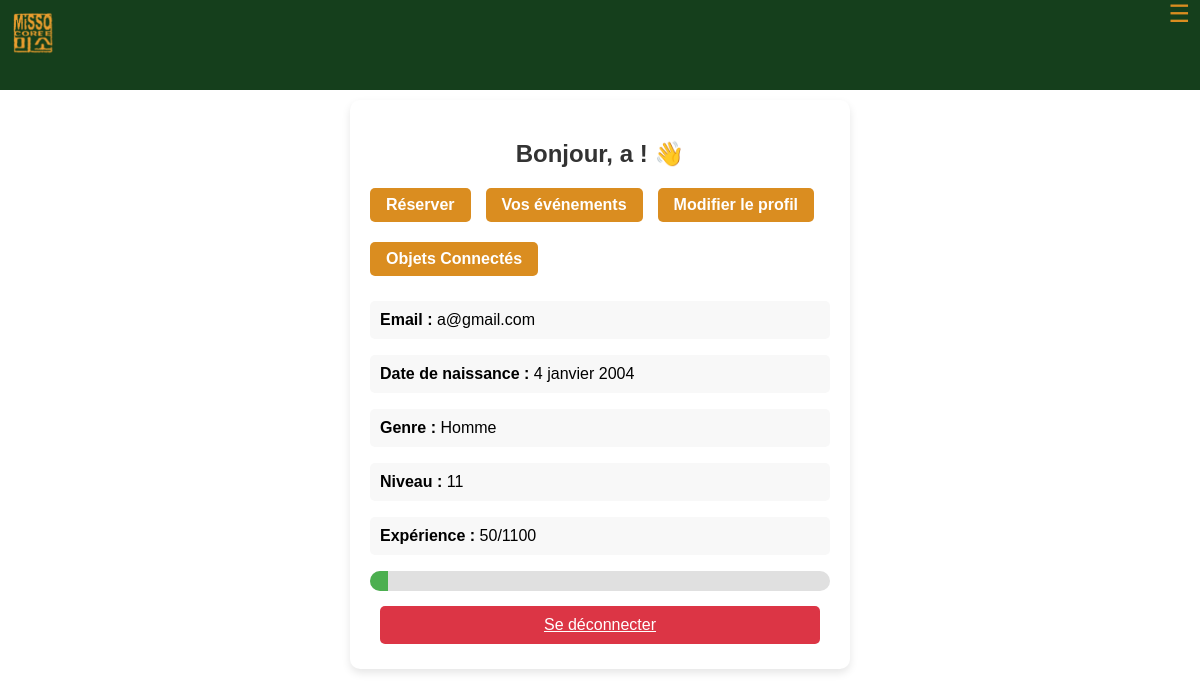
/user/profil/ (signed in), run on an earlier commit of the app's database.
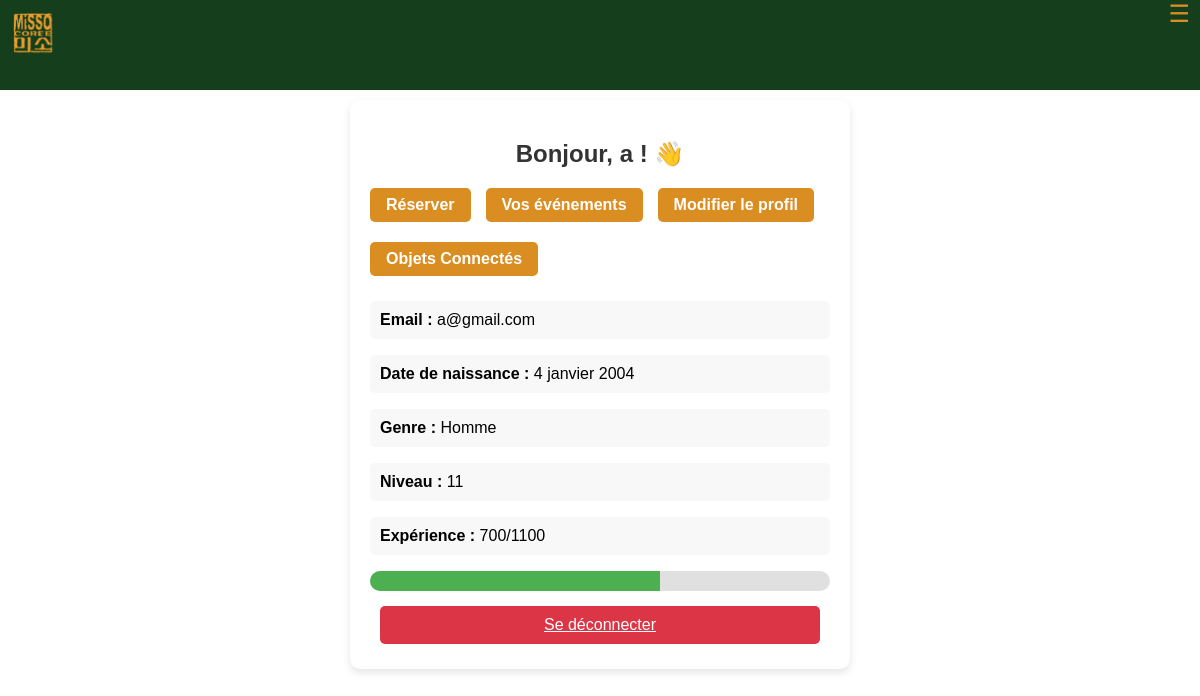
And on a later commit of the database.
### utilisateurs/models.py (models this page shows, shortened)
class Utilisateur(AbstractUser):
    email = models.EmailField(unique=True)  # Empêche les doublons
    date_de_naissance = models.DateField(null=True, blank=True)
    GENRE_CHOIX = [
        ('H', 'Homme'),
        ('F', 'Femme'),
        ('A', 'Autre'),
    ]
    genre = models.CharField(max_length=1, choices=GENRE_CHOIX, null=True, blank=True)
    niveau = models.PositiveIntegerField(default=1)  # Niveau de l'utilisateur
    experience = models.PositiveIntegerField(default=0)  # Points d'expérience de l'utilisateur

### utilisateurs/views.py (the view)
# urls.py: path('profil/', profil, name='profil'),
@login_required
def profil(request):
    user = request.user
    experience_necessaire = user.niveau * 100  # Calcul de l'expérience nécessaire
    progression = int((user.experience / experience_necessaire) * 100)  # Calcul en pourcentage
    return render(request, "utilisateurs/profil.html", {
        "user": user,
        "experience_necessaire": experience_necessaire,
        "progression": progression,
    })

### utilisateurs/templates/utilisateurs/profil.html (shortened to what this page needs)
<!DOCTYPE html>
<html lang="fr">
<head>
    {% load static %}
    <link rel="stylesheet" href="{% static 'utilisateurs/style.css' %}">
    <link rel="stylesheet" href="{% static 'utilisateurs/navigation.css' %}">
</head>
 <header>
    <nav>
        <div class="logo">
            <a href="{% url 'page_view' 'accueil' %}#accueil">
              <img class="mini_logo" src="{% static 'restaurant/img/logo_jaune.png' %}" alt="MiSSO"/>
            </a>
        </div>
            <span onclick="show()"  class="nav-menu-icon" id="nav-menu-icon">☰ </span>
    </nav>
</header>
<body>
    <div class="container">
        <h2>Bonjour, {{ user.username }} ! 👋</h2>
        <div class="button-group">
            <a href="{% url 'reservation' %}" class="btns">Réserver</a>
            <a href="{% url 'vos_evenements' %}" class="btns">Vos événements</a>
            <a href="{% url 'modifier_profil' %}" class="btns">Modifier le profil</a>
            <a href="{% url 'liste_objets' %}" class="btns">Objets Connectés</a>
        </div>
        <div class="profile-info">
            <p><strong>Email :</strong> {{ user.email }}</p>
            <p><strong>Date de naissance :</strong> {{ user.date_de_naissance }}</p>
            <p><strong>Genre :</strong> {{ user.get_genre_display }}</p>
            <p><strong>Niveau :</strong> {{ user.niveau }}</p>
            <p><strong>Expérience :</strong> {{ user.experience }}/{{ experience_necessaire }}</p>
            <div class="experience-bar">
                <div class="experience-fill" style="width: {{ progression }}%;"></div>
            </div>
        </div>
        <a href="{% url 'deconnexion' %}" class="btn logout-btn">Se déconnecter</a>
    </div>
</body>
</html>

What changed in the data, as far as the page shows it:
changed Utilisateur "a@gmail.com": experience "50" → "700"
Also different on the page:
{{ progression }}: 4 → 63 (drawn)
